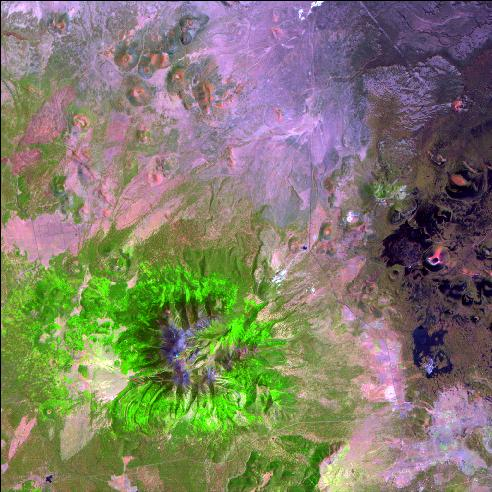
%> input picture Modelos de color/imagen.jpg, 492 x 492 px
$ octave RGB2HSV.m   (GNU Octave 9; MATLAB toolbox functions it lacks are replaced by stand-ins)
%> lines starting %> are read from the running program, lines starting %| are printed output that depends on the picture
%RGB --> HSV
A=imread('IMAGEN.JPG');
%> A is the input picture: size 492x492x3 uint8; mean R, G, B 127.9, 124.3, 106
cmap = rgb2hsv(A);
%> cmap: size 492x492x3 double; mean H, S, V 0.473, 0.376, 0.57
d1=cmap(:,:,1);  %H
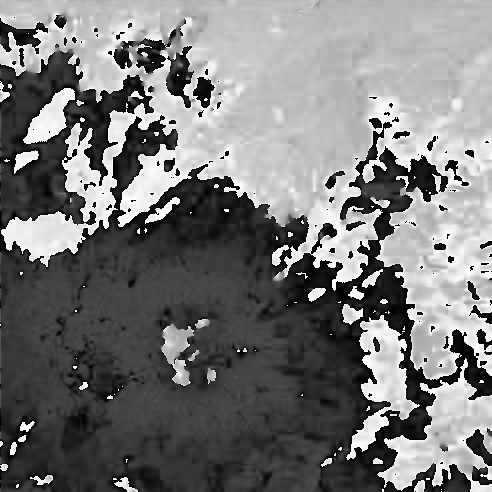
%> d1: size 492x492 double; min 0, max 0.998, mean 0.473
d2=cmap(:,:,2);  %S
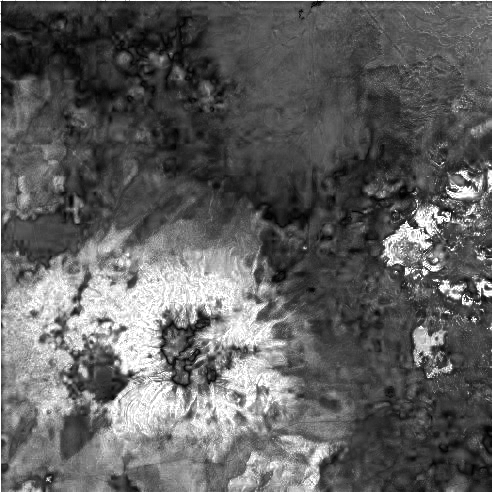
%> d2: size 492x492 double; min 0, max 1, mean 0.376
d3=cmap(:,:,3);  %V
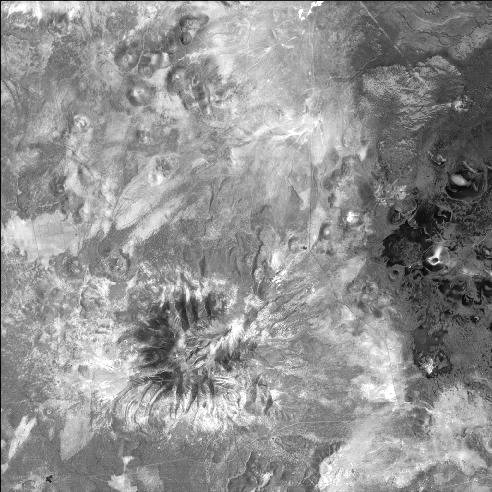
%> d3: size 492x492 double; min 0.00784, max 1, mean 0.57

subplot(1,5,1);imshow(A);title('Original');
subplot(1,5,2);imshow(cmap);title('HSV');
subplot(1,5,3);imshow(d1);title('H');
subplot(1,5,4);imshow(d2);title('S');
subplot(1,5,5);imshow(d3);title('V');

pause;

rgb_image = hsv2rgb(cmap);
figure; imshow(rgb_image);title('Re RGB');

R = A(:,:,1);
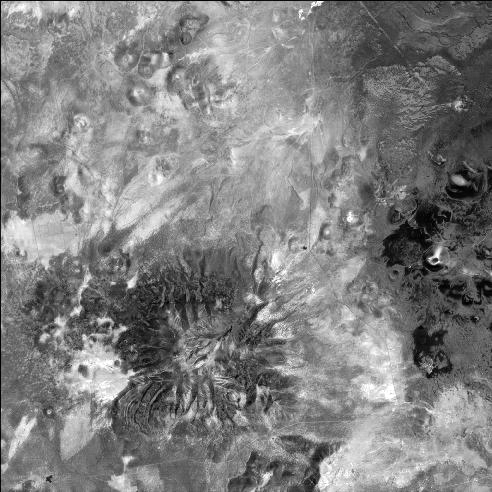
%> R: size 492x492 uint8; min 0, max 255, mean 127.9
G = A(:,:,2);
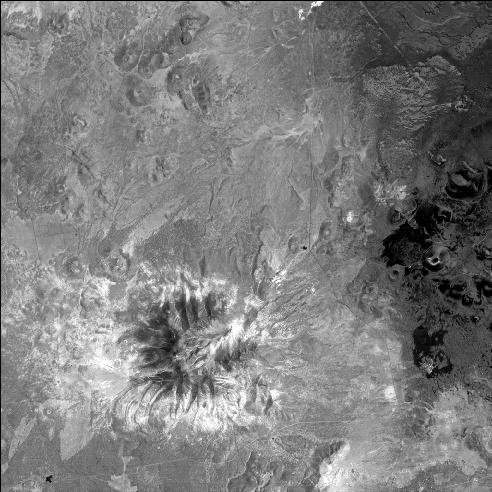
%> G: size 492x492 uint8; min 0, max 255, mean 124.3
B = A(:,:,3);
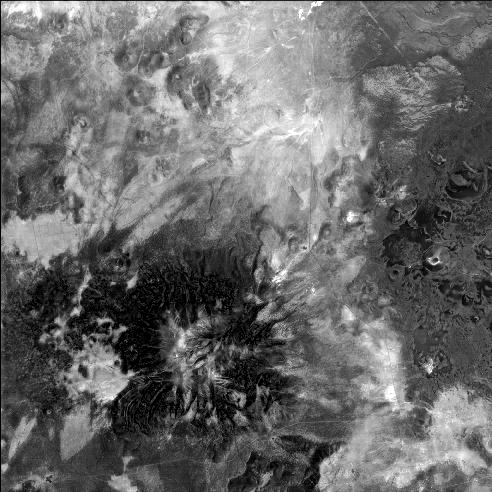
%> B: size 492x492 uint8; min 0, max 255, mean 106

subplot(1,3,1); imshow(R);title('R');
subplot(1,3,2); imshow(G);title('G');
subplot(1,3,3); imshow(B);title('B');

pause;

%> (the run ends here)
